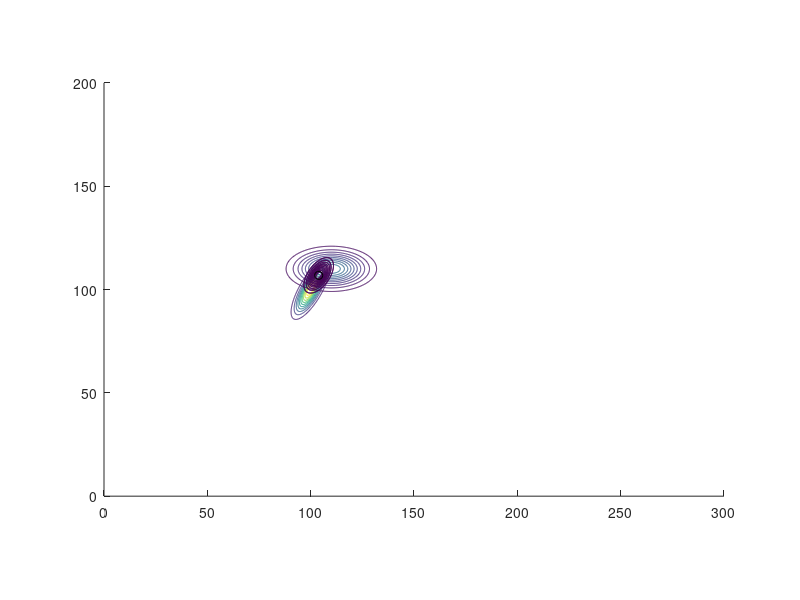
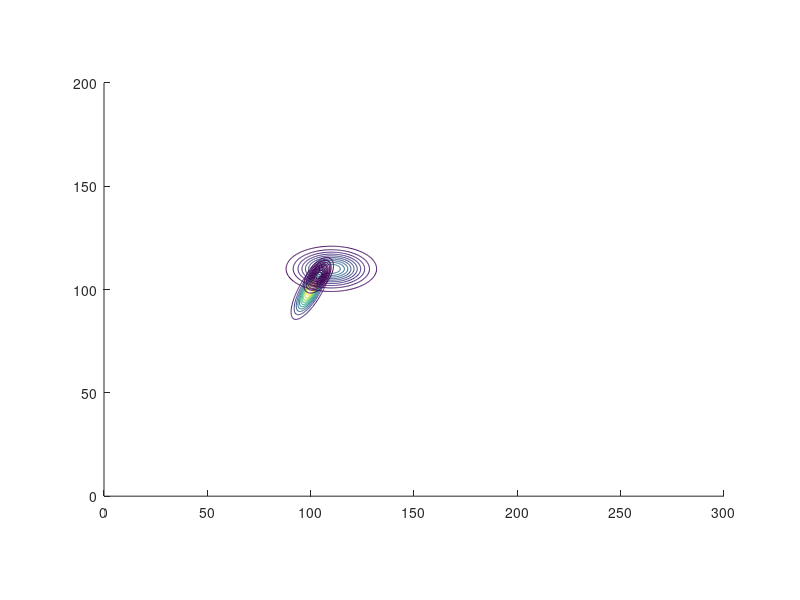

Write MATLAB code to recreate these figures, in order. (Note: this script raises an error after producing the figures.)
clear all;
close all;
clc;

%%
pg_x = 100;
pg_y = 100;
pg_theta = 0*pi/180;
pg_u_a = 10/2;
pg_u_b = 2/2;
pg_u_a_angle = pi/6;
%pg_u_theta = 10*pi/180;
pg_cos = cos(pg_u_a_angle);
pg_sin = sin(pg_u_a_angle);

mn_x = 95;
mn_y = 105;
mn_theta = 0*pi/180; % n/a
mn_u_a = 3;
mn_u_b = 5;
mn_u_a_angle = 0*pi/180;
%mn_u_theta = 0*pi/180;
mn_cos = cos(mn_u_a_angle);
mn_sin = sin(mn_u_a_angle);

%%
pg_x = 100;
pg_y = 100;
pg_theta = 0*pi/180;
pg_u_a = 5/2;
pg_u_b = 15/2;
pg_u_a_angle = 30*pi/180;
%pg_u_theta = 1*pi/180;
pg_cos = cos(pg_u_a_angle);
pg_sin = sin(pg_u_a_angle);

mn_x = 110;
mn_y = 110;
mn_theta = 0*pi/180; % n/a
mn_u_a = 10;
mn_u_b = 5;
mn_u_a_angle = 0*pi/180;
%mn_u_theta = 0*pi/180;
mn_cos = cos(mn_u_a_angle);
mn_sin = sin(mn_u_a_angle);

%%

pg_a = pg_cos^2/(2*pg_u_a^2) + pg_sin^2/(2*pg_u_b^2);
pg_b = pg_cos*pg_sin*(-1/pg_u_a^2 + 1/pg_u_b^2)/2;
pg_c = pg_sin^2/(2*pg_u_a^2) + pg_cos^2/(2*pg_u_b^2);
pg_k = 1/(2*pi*pg_u_a*pg_u_b);

mn_a = mn_cos^2/(2*mn_u_a^2) + mn_sin^2/(2*mn_u_b^2);
mn_b = mn_cos*mn_sin*(-1/mn_u_a^2 + 1/mn_u_b^2)/2;
mn_c = mn_sin^2/(2*mn_u_a^2) + mn_cos^2/(2*mn_u_b^2);
mn_k = 1/(2*pi*mn_u_a*mn_u_b);
dx = mn_x - pg_x;
dy = mn_y - pg_y;

G = -(mn_a*dx + mn_b*dy);
H = -(mn_b*dx + mn_c*dy);

nw_a = pg_a + mn_a;
nw_b = pg_b + mn_b;
nw_c = pg_c + mn_c;
den = nw_a*nw_c - nw_b^2;
nw_x = (H*nw_b - G*nw_c) / den + pg_x;
nw_y = (G*nw_b - H*nw_a) / den + pg_y;
nw_k = pg_k*mn_k*exp((nw_a*(nw_x - pg_x)^2 + 2*nw_b*(nw_x - pg_x)*(nw_y - pg_y) + nw_c*(nw_y - pg_y)^2) - (mn_a*(mn_x - pg_x)^2 + 2*mn_b*(mn_x - pg_x)*(mn_y - pg_y) + mn_c*(mn_y - pg_y)^2));

[x,y] = meshgrid(0:.3:300, 0:.3:200);
pg_d = pg_k*exp(-(pg_a*(x - pg_x).^2 + 2*pg_b*(x - pg_x).*(y - pg_y) + pg_c*(y - pg_y).^2));
mn_d = mn_k*exp(-(mn_a*(x - mn_x).^2 + 2*mn_b*(x - mn_x).*(y - mn_y) + mn_c*(y - mn_y).^2));
nw_d = nw_k*exp(-(nw_a*(x - nw_x).^2 + 2*nw_b*(x - nw_x).*(y - nw_y) + nw_c*(y - nw_y).^2));

d = pg_d.*mn_d;

%%
figure(1); hold on; axis equal; axis([0 300 0 200]);
% surf(x, y, pg_d);
contour(x, y, pg_d)

% figure(2);
% surf(x, y, mn_d);
contour(x, y, mn_d)

% figure(3);
% surf(x, y, d);
contour(x, y, d)
contour(x, y, nw_d)

plot(nw_x, nw_y, 'ok');

%%
[x,y] = meshgrid(0:.5:300, 0:.5:200);

pg_d = 1/(2*pi*pg_u_a*pg_u_b)*exp( -( (x - pg_x).^2*(pg_cos^2/pg_u_a^2 + pg_sin^2/pg_u_b^2) + (y - pg_y).^2*(pg_cos^2/pg_u_b^2 + pg_sin^2/pg_u_a^2) - 2*(x - pg_x).*(y - pg_y)*pg_sin*pg_cos*(1/pg_u_a^2 - 1/pg_u_b^2) )/2 );
mn_d = 1/(2*pi*mn_u_a*mn_u_b)*exp( -( (x - mn_x).^2*(mn_cos^2/mn_u_a^2 + mn_sin^2/mn_u_b^2) + (y - mn_y).^2*(mn_cos^2/mn_u_b^2 + mn_sin^2/mn_u_a^2) - 2*(x - mn_x).*(y - mn_y)*mn_sin*mn_cos*(1/mn_u_a^2 - 1/mn_u_b^2) )/2 );
% see GaussianStatisticsHandout.pdf

d = pg_d.*mn_d;

figure(2); hold on; axis equal; axis([0 300 0 200]);
% surf(x, y, pg_d);
contour(x, y, pg_d)

% figure(2);
% surf(x, y, mn_d);
contour(x, y, mn_d)

% figure(3);
% surf(x, y, d);
contour(x, y, d)
contour(x, y, nw_d)

plot(nw_x, nw_y, 'ok');
